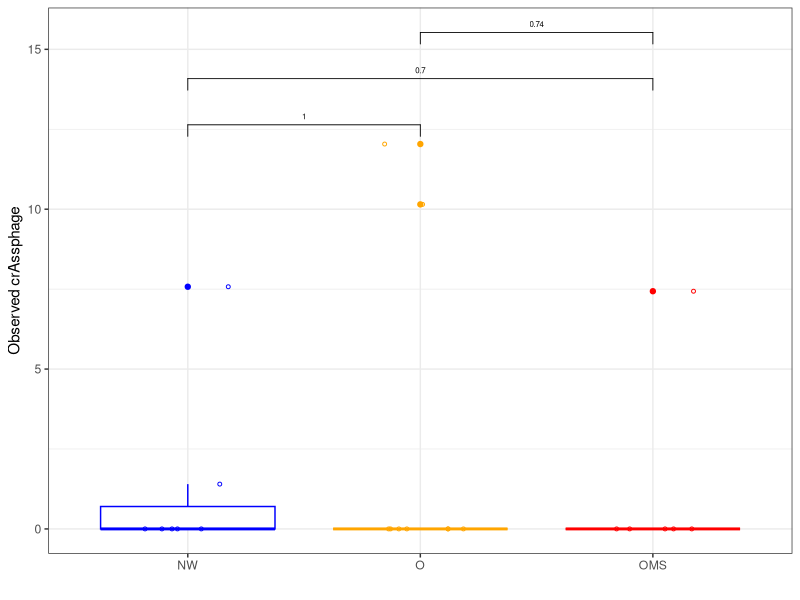
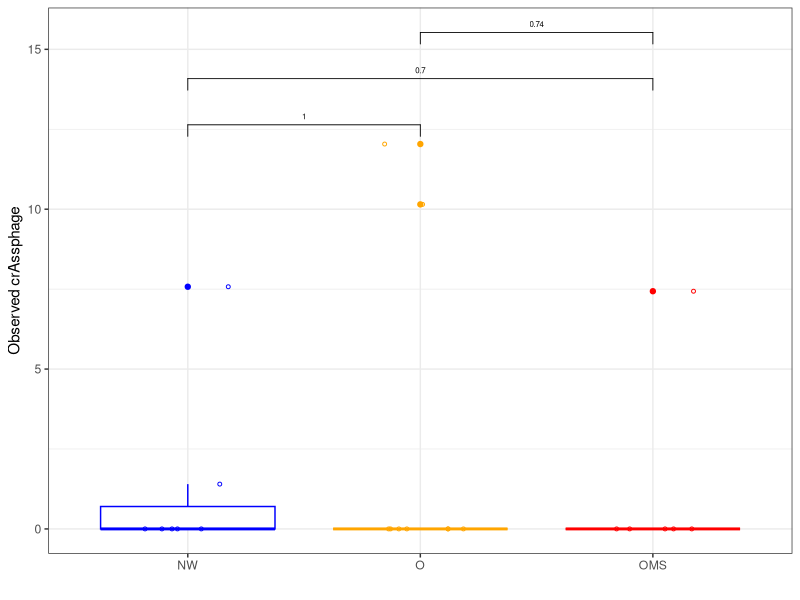
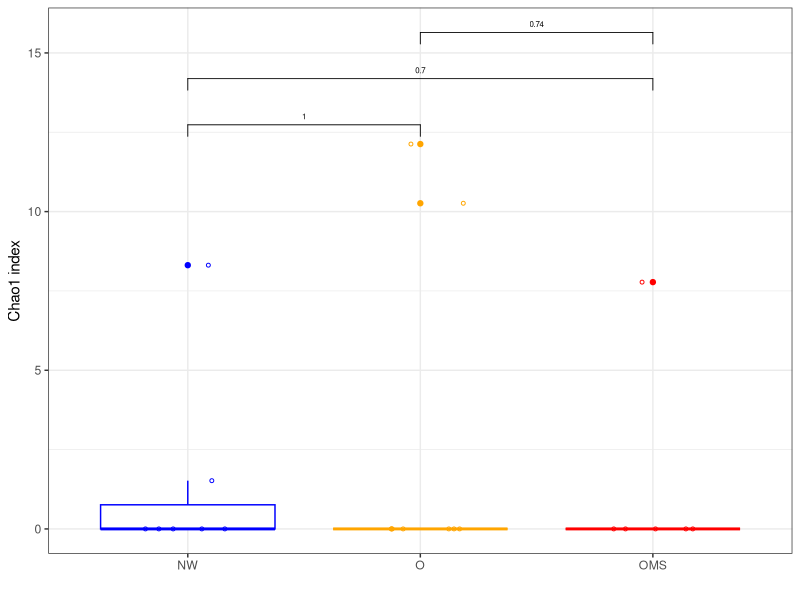
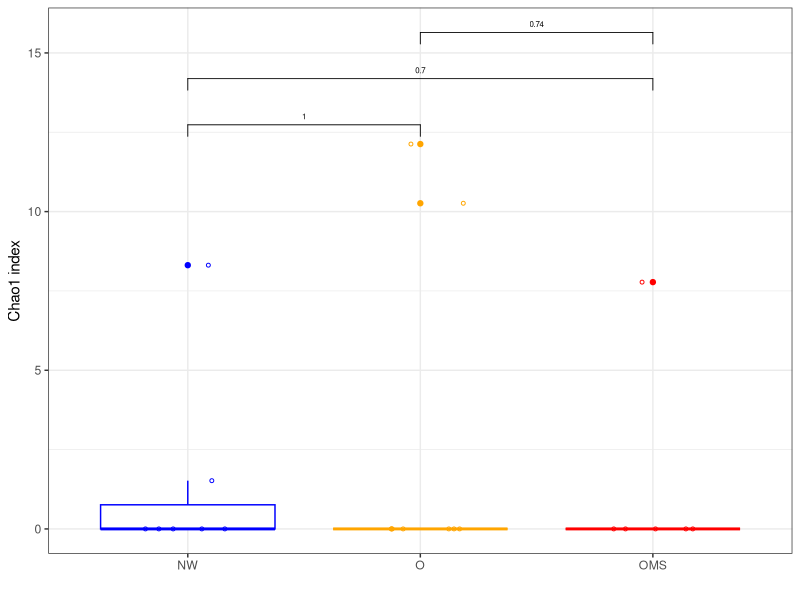
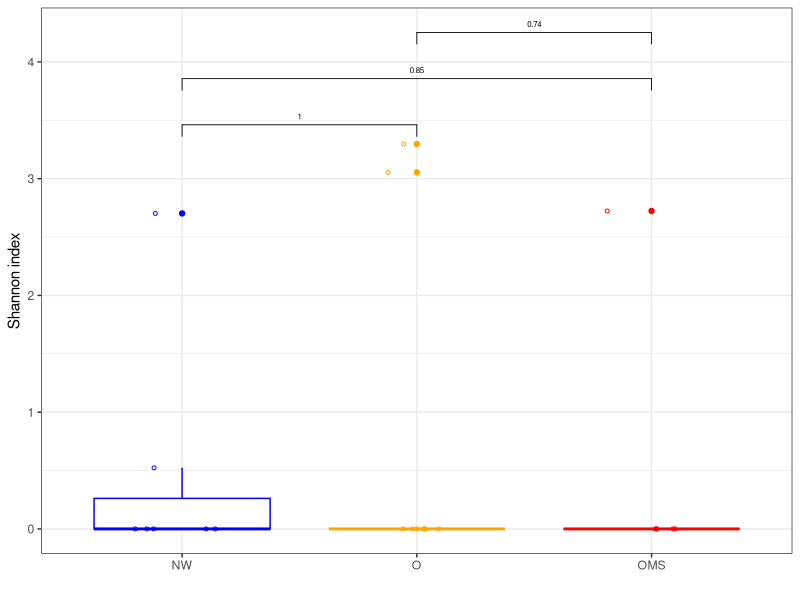
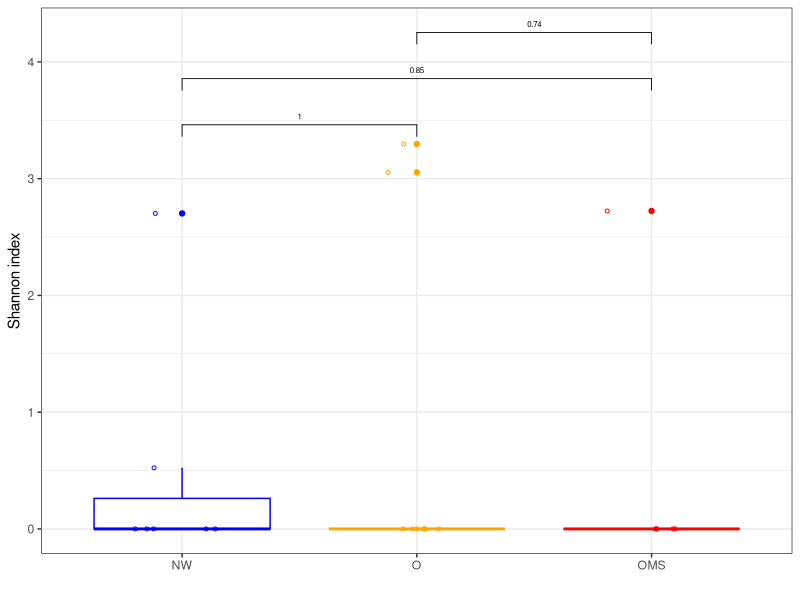
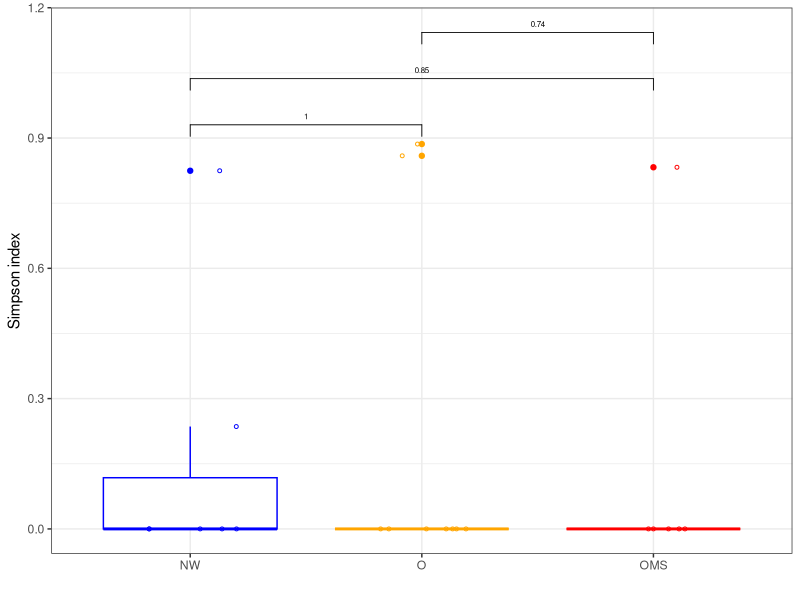
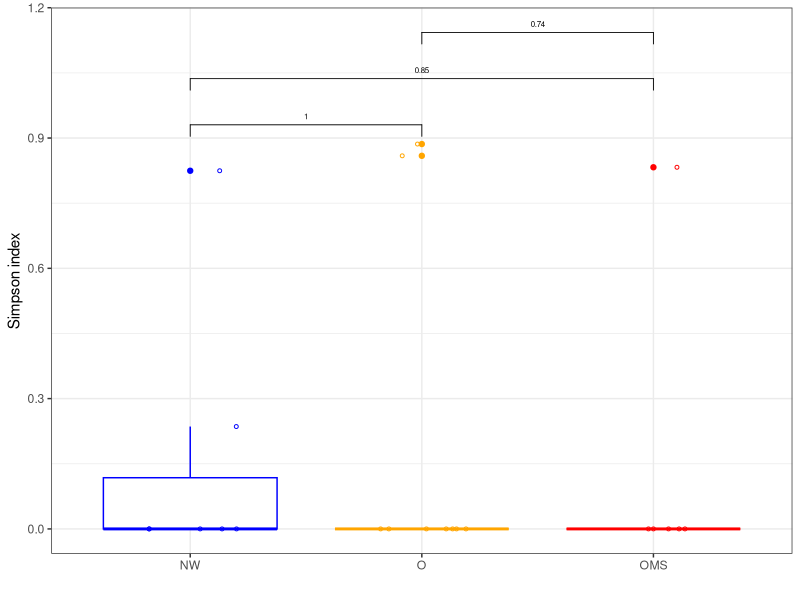

Source code (R) for these figures, in order:
## ---- chunk 1
knitr::opts_chunk$set(echo = TRUE, warning = FALSE, message = FALSE)
library("optparse")
library("ggplot2")
library("reshape")
require("gridExtra")
library("ggpubr")
## ---- chunk 2
# Data input
table <- read.table("allsamples_adiv_gamma.tsv",
                    header=TRUE,
                    sep="\t",
                    row.names = 1)

# P-value groups
p_value <- list(c("NW", "O"), 
                    c("NW", "OMS"),
                    c("O", "OMS"))

# Colors
colors <- c("blue",
            "orange",
            "red")

theme_set(theme_bw())

# Boxplot Observed
boxplot_observed <- ggplot(table,
                           aes(x = group,
                               y = observed_otus)) +
  geom_boxplot(aes(color = group)) +
  geom_point(aes(color = group),
             size = 1,
             shape = 21,
             position = position_jitterdodge()) +
  labs(x="", 
       y="Observed crAssphage") +
  theme(legend.position = "none") +
  scale_color_manual(values = colors) +
  stat_compare_means(comparisons = p_value,
    method = "wilcox.test",
    size = 2)

ggsave("boxplot_gamma_observed_comp.svg")
  print(boxplot_observed)
dev.off()

# Boxplot Chao1
boxplot_chao1 <- ggplot(table,
                           aes(x = group,
                               y = chao1)) +
  geom_boxplot(aes(color = group)) +
  geom_point(aes(color = group),
             size = 1,
             shape = 21,
             position = position_jitterdodge()) +
  labs(x="", 
       y="Chao1 index") +
  theme(legend.position = "none") +
  scale_color_manual(values = colors) +
  stat_compare_means(comparisons = p_value,
    method = "wilcox.test",
    size = 2)

ggsave("boxplot_gamma_chao1_comp.svg")
  print(boxplot_chao1)
dev.off()

# Boxplot Shannon
boxplot_shannon <- ggplot(table,
                           aes(x = group,
                               y = shannon)) +
  geom_boxplot(aes(color = group)) +
  geom_point(aes(color = group),
             size = 1,
             shape = 21,
             position = position_jitterdodge()) +
  labs(x="", 
       y="Shannon index") +
  theme(legend.position = "none") +
  scale_color_manual(values = colors) +
  stat_compare_means(comparisons = p_value,
    method = "wilcox.test",
    size = 2)

ggsave("boxplot_gamma_shannon_comp.svg")
  print(boxplot_shannon)
dev.off()

# Boxplot Simpson
boxplot_simpson <- ggplot(table,
                           aes(x = group,
                               y = simpson)) +
  geom_boxplot(aes(color = group)) +
  geom_point(aes(color = group),
             size = 1,
             shape = 21,
             position = position_jitterdodge()) +
  labs(x="", 
       y="Simpson index") +
  theme(legend.position = "none") +
  scale_color_manual(values = colors) +
  stat_compare_means(comparisons = p_value,
    method = "wilcox.test",
    size = 2)

ggsave("boxplot_gamma_simpson_comp.svg")
  print(boxplot_simpson)
dev.off()

# Boxplot Goods Coverage
boxplot_goods_coverage <- ggplot(table,
                           aes(x = group,
                               y = goods_coverage)) +
  geom_boxplot(aes(color = group)) +
  geom_point(aes(color = group),
             size = 1,
             shape = 21,
             position = position_jitterdodge()) +
  labs(x="", 
       y="Goods Coverage index") +
  theme(legend.position = "none") +
  scale_color_manual(values = colors) +
  stat_compare_means(comparisons = p_value,
    method = "wilcox.test",
    size = 2)

ggsave("boxplot_gamma_goods_coverage_comp.svg")
  print(boxplot_goods_coverage)
dev.off()
## ---- chunk 3
boxplot_observed
## ---- chunk 4
boxplot_chao1
## ---- chunk 5
boxplot_shannon
## ---- chunk 6
boxplot_simpson
## ---- chunk 7
boxplot_goods_coverage
